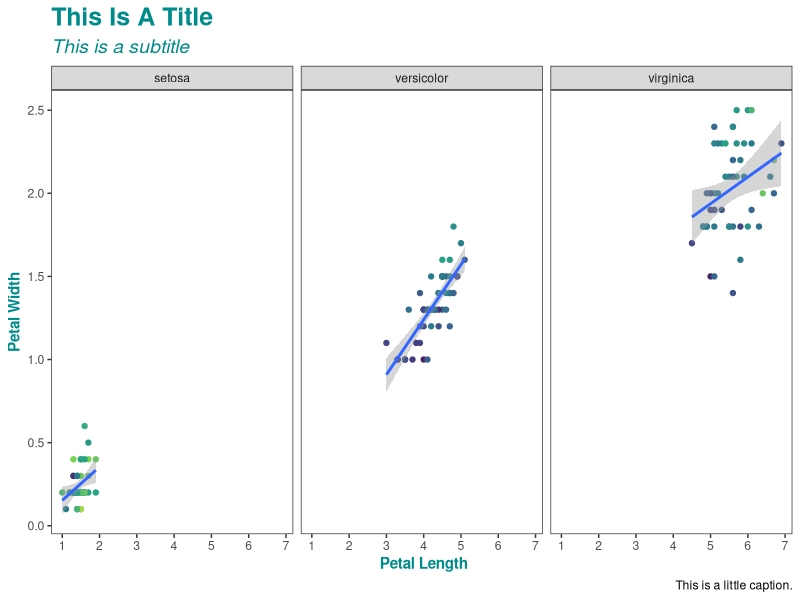

The R source for this figure:
## ---- chunk 1
knitr::opts_chunk$set(echo = TRUE)
## ---- chunk 2
sum(1:100)
## ---- chunk 3
library(ggplot2)
p <- ggplot(data=iris,mapping=aes(x=Petal.Length,y=Petal.Width))+
  geom_point(aes(color=Sepal.Width))+
  geom_smooth(method="lm")+
  scale_color_viridis_c()+
  scale_x_continuous(breaks=1:8)+
  labs(title="This Is A Title",subtitle="This is a subtitle",x=" Petal Length", 
       y="Petal Width", caption="This is a little caption.")+
  facet_wrap(~Species)+
  theme_bw()+
  theme(
    axis.title=element_text(color="cyan4",face="bold", size = 11),
    plot.title=element_text(color="cyan4",face="bold", size = 18),
    plot.subtitle=element_text(color="cyan4", face = "italic", size = 14),
    panel.grid=element_blank(),
    legend.position = "none"
  )
